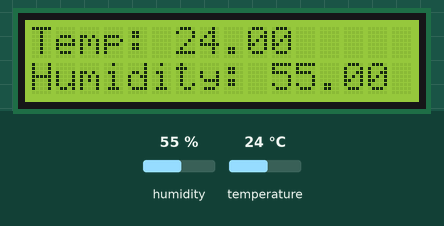
The sketch below on a simulated Arduino Uno, built with avr-gcc and run on an emulated ATmega328P. Shown: 16×2 character LCD. Inputs (shaded band) come from the test bench; at power-on: humidity 55 %, temperature 24 °C. What the sketch prints to the serial monitor is not drawn.

Above: at 2.5 s.
2.6 s: humidity set to 22 %
At 5.3 s:
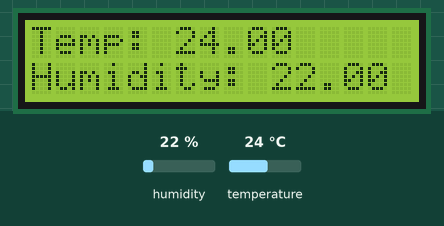
6.0 s: temperature set to 12 °C
At 7.5 s:
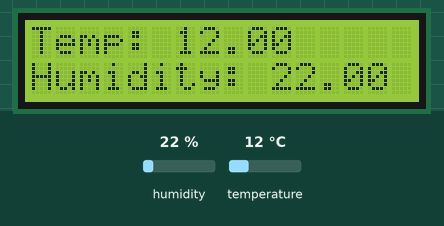
9.4 s: humidity set to 40 %
At 13.0 s:
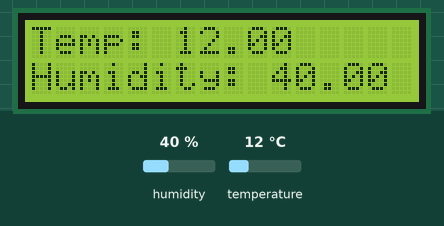
13.4 s: temperature set to 19 °C
At 15.2 s:
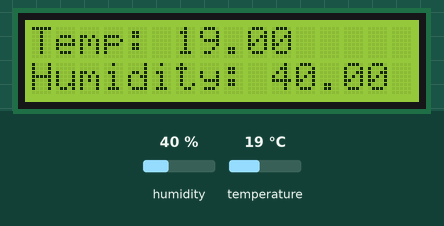
Timing chart, 0 to 16.7 s (numbered marks = the images above; inputs shaded):
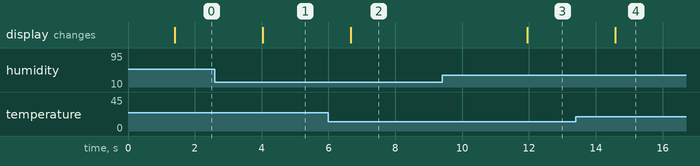

The sketch:

homework51_DHT11_LCD.ino
```cpp
/**
 * https://toptechboy.com/arduino-tutorial-51-dht11-temperature-and-humidity-sensor-with-lcd-display/
 * Show temp and humidity on LCD
*/
#include <LiquidCrystal.h>
#include <DHT.h>

#define Type DHT11

const int baud = 9600;
const int delayTime = 1300;

const int sensorPin = 2;

// sensor
DHT HT(sensorPin, Type);

const int rs = 7; // Register select
const int en = 8; // Clock enable
// digital bit pins
const int db4 = 9;
const int db5 = 10;
const int db6 = 11;
const int db7 = 12;

LiquidCrystal lcd(rs, en, db4, db5, db6, db7);

void setup() {
  Serial.begin(baud);
  lcd.begin(16, 2);
  HT.begin();
  delay(delayTime);
}

void loop() {
  float humidity = HT.readHumidity();
  float tempC = HT.readTemperature();
  Serial.println("Humidity: "+String(humidity));
  Serial.println("Temp: "+String(tempC));

  displayCount(tempC, humidity);
  delay(delayTime);
}

void displayCount(float temp, float humidity){
  lcd.clear();
  lcd.setCursor(0,0);
  lcd.print("Temp: "+String(temp));
  lcd.setCursor(0, 1);
  lcd.print("Humidity: "+String(humidity)+" %");
}
```

Measured:
- after the input at 2.6 s, the display: changes after 1.4 s (image 1)
- after the input at 6.0 s, the display: changes after 0.67 s (image 2)
- after the input at 9.4 s, the display: changes after 2.5 s (image 3)
- after the input at 13.4 s, the display: changes after 1.2 s (image 4)
